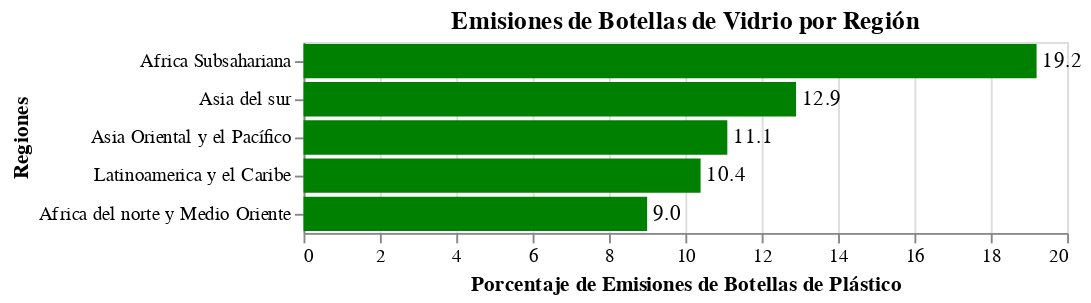

This figure's notebook cell:
### Code cell
chart_glass
#

### Figure 1 — Vega-Lite specification as saved in the notebook (floating-point values rounded to 4 significant figures)
{"config": {"view": {"continuousWidth": 400, "continuousHeight": 300}}, "layer": [{"mark": {"type": "bar", "color": "green"}, "encoding": {"text": {"field": "Porcentaje", "format": ".1f", "type": "quantitative"}, "x": {"field": "Porcentaje", "title": "Porcentaje de Emisiones de Botellas de Plástico", "type": "quantitative"}, "y": {"field": "Region", "sort": "-x", "title": "Regiones", "type": "nominal"}}}, {"mark": {"type": "text", "align": "left", "dx": 3, "dy": 0}, "encoding": {"text": {"field": "Porcentaje", "format": ".1f", "type": "quantitative"}, "x": {"field": "Porcentaje", "title": "Porcentaje de Emisiones de Botellas de Plástico", "type": "quantitative"}, "y": {"field": "Region", "sort": "-x", "title": "Regiones", "type": "nominal"}}}], "data": {"name": "data-e6bc8e2799da464262f74e85c01edc45"}, "title": "Emisiones de Botellas de Vidrio por Región", "$schema": "https://vega.github.io/schema/vega-lite/v4.17.0.json", "datasets": {"data-e6bc8e2799da464262f74e85c01edc45": [{"Region": "Asia Oriental y el Pacífico", "Porcentaje": 11.1}, {"Region": "Asia del sur", "Porcentaje": 12.9}, {"Region": "Latinoamerica y el Caribe", "Porcentaje": 10.4}, {"Region": "Africa Subsahariana", "Porcentaje": 19.2}, {"Region": "Africa del norte y Medio Oriente", "Porcentaje": 9.0}]}}
